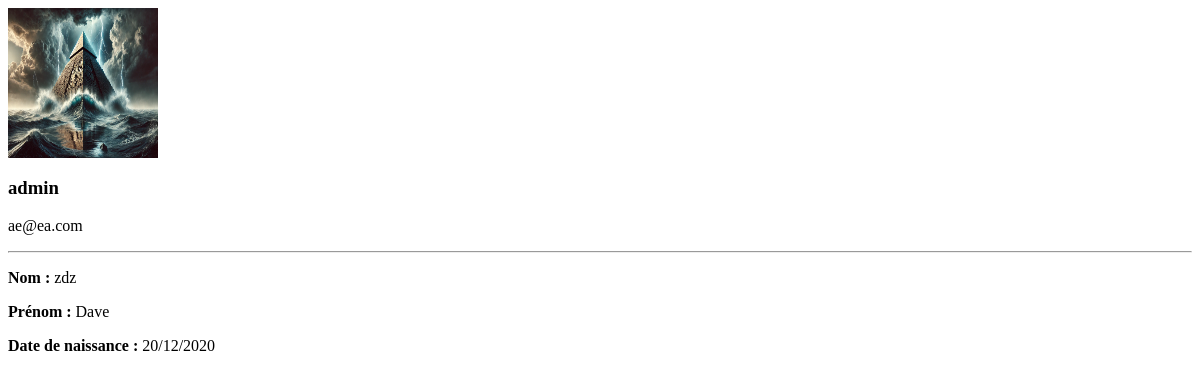
The page /user/profile/admin/ (signed in) on the database as committed earlier.
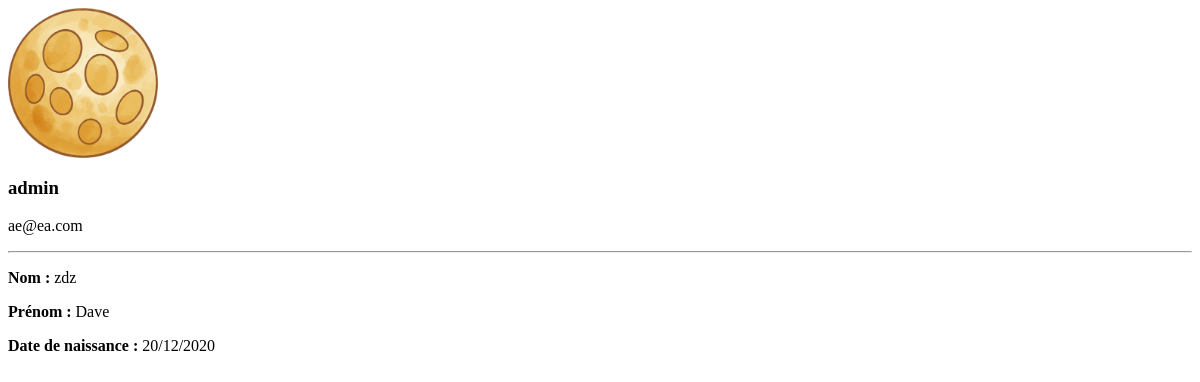
The same page on the database as committed later.
### user/models.py (models this page shows, shortened)
class User(AbstractUser):
    profile_picture = models.ImageField(
        upload_to='data/profile_pictures/',
        blank=True,
        null=True,
        help_text="Téléchargez une image de profil (formats acceptés : JPEG, PNG)."
    )
    groups = models.ManyToManyField(
        'auth.Group',
        related_name='custom_user_set',  # Nom unique pour éviter les conflits
        blank=True
    )
    user_permissions = models.ManyToManyField(
        'auth.Permission',
        related_name='custom_user_permissions_set',  # Nom unique pour éviter les conflits
        blank=True
    )
    XP_LEVEL_CHOICES = [
        ('simple', 'Simple'),
        ('intermediate', 'Intermédiaire'),  # Nouveau niveau ajouté
        ('complex', 'Complexe'),
        ('admin', 'Admin'),
    ]
    xp_level = models.CharField(
        max_length=15,  # Augmentez la longueur pour inclure "intermediate"
        choices=XP_LEVEL_CHOICES,
        default='simple',
        verbose_name="Niveau d'XP"
    )
    date_naissance = models.DateField(
        blank=True,
        null=True,
        help_text="Entrez votre date de naissance (format : DD-MM-YYYY)."
    )
    class Meta:
        verbose_name = "Utilisateur"
        verbose_name_plural = "Utilisateurs"
        ordering = ['-date_joined']

### user/views.py (the view)
# urls.py: path('profile/<str:username>/', public_profile, name='public_profile'),
@login_required
def public_profile(request, username):
    try:
        user = User.objects.get(username=username)
        return render(request, 'user/public_profile_modal.html', {
            'user_profile': user
        })
    except User.DoesNotExist:
        return JsonResponse({'error': "L'utilisateur demandé n'existe pas."}, status=404)

### user/templates/user/public_profile_modal.html
{% load static %}
<div class="text-center">
    <img src="{% if user_profile.profile_picture %}{{ user_profile.profile_picture.url }}{% else %}{% static 'default_profile.png' %}{% endif %}"
         alt="Photo de profil" class="rounded-circle" style="width: 150px; height: 150px;">
    <h3 class="mt-3">{{ user_profile.username }}</h3>
    {% if user_profile.email %}
        <p class="text-muted">{{ user_profile.email }}</p>
    {% endif %}
    <hr>
    {% if user_profile.last_name %}
        <p><strong>Nom :</strong> {{ user_profile.last_name }}</p>
    {% endif %}
    {% if user_profile.first_name %}
        <p><strong>Prénom :</strong> {{ user_profile.first_name }}</p>
    {% endif %}
    {% if user_profile.date_naissance %}
        <p><strong>Date de naissance :</strong> {{ user_profile.date_naissance|date:"d/m/Y" }}</p>
    {% endif %}
</div>

Rows that differ between the two databases and show on the page:
changed User "admin": profile_picture: a different picture
